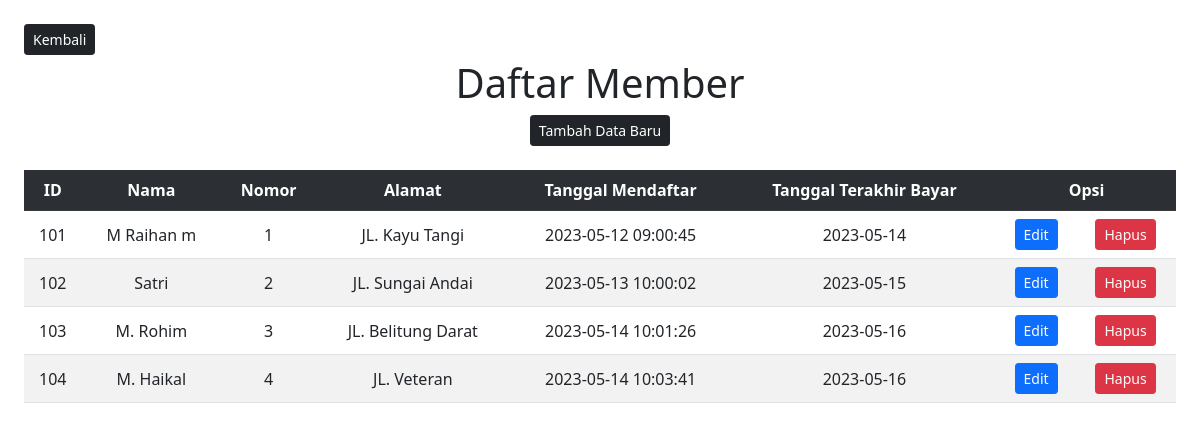
The page /Member.php on the database its author committed.
### tables this page shows
CREATE TABLE `member` (
  `id_member` int(13) NOT NULL,
  `nama_member` varchar(250) NOT NULL,
  `nomor_member` varchar(15) NOT NULL,
  `alamat` text NOT NULL,
  `tgl_mendaftar` datetime NOT NULL,
  `tgl_terakhir_bayar` date NOT NULL
);

### Model.php (called while the page is built, shortened)
<?php
function selectalldata($table)
{
  $select = "SELECT * FROM $table";
  $select1 = mysqli_query($GLOBALS['connect'], $select);
  return $select1;
}

### Member.php (the view, shortened to what this page needs)
<?php
require "Model.php";
?>
<!doctype html>
<html lang="en">
<head>
  <link href="https://cdn.jsdelivr.net/npm/bootstrap@5.1.3/dist/css/bootstrap.min.css" rel="stylesheet">
</head>
<body>
  <a href="index.php"><button type="button" class="btn btn-dark btn-sm mt-4 ms-4">Kembali</button></a>
  <h1 class="mt-1">Daftar Member</h1>
  <center><a href="FormMember.php"><button type="button" class="btn btn-dark btn-sm">Tambah Data Baru</button></a></center>
  <div class="table-responsive mx-4 mt-4">
    <table class="table table-striped align-middle">
      <tr class="table-dark">
        <th>ID</th>
        <th>Nama</th>
        <th>Nomor</th>
        <th>Alamat</th>
        <th>Tanggal Mendaftar</th>
        <th>Tanggal Terakhir Bayar</th>
        <th colspan="2">Opsi</th>
      </tr>
      <?php
      $result = selectalldata("member");
      while ($data = mysqli_fetch_array($result)) { ?>
        <tr>
          <td><?php echo $data['id_member'] ?></td>
          <td><?php echo $data['nama_member'] ?></td>
          <td><?php echo $data['nomor_member'] ?></td>
          <td><?php echo $data['alamat'] ?></td>
          <td><?php echo $data['tgl_mendaftar'] ?></td>
          <td><?php echo $data['tgl_terakhir_bayar'] ?></td>
          <td style="text-align: center;"><a href="FormMember.php?id_member=<?php echo $data['id_member']; ?>"><button class="btn btn-primary btn-sm">Edit</button></a></td>
          <td style="text-align: center;"><a href="Member.php?id_member=<?php echo $data['id_member']; ?>" onclick="return confirm('Hapus data?')"><button class="btn btn-danger btn-sm">Hapus</button></a></td>
        </tr>
      <?php } ?>
    </table>
  </div>
</body>
</html>

### Member.php (style rules this page uses)
h1, table { text-align: center; }

### rows shown on the page
member: id_member "101", nama_member "M Raihan m", nomor_member "1", alamat "JL. Kayu Tangi", tgl_mendaftar "2023-05-12 09:00:45", tgl_terakhir_bayar "2023-05-14"
member: id_member "102", nama_member "Satri", nomor_member "2", alamat "JL. Sungai Andai", tgl_mendaftar "2023-05-13 10:00:02", tgl_terakhir_bayar "2023-05-15"
member: id_member "103", nama_member "M. Rohim", nomor_member "3", alamat "JL. Belitung Darat", tgl_mendaftar "2023-05-14 10:01:26", tgl_terakhir_bayar "2023-05-16"
member: id_member "104", nama_member "M. Haikal", nomor_member "4", alamat "JL. Veteran", tgl_mendaftar "2023-05-14 10:03:41", tgl_terakhir_bayar "2023-05-16"
